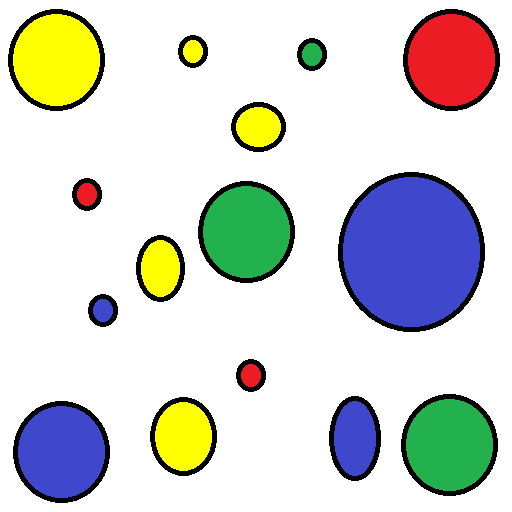
//> input picture Input.png, 512 x 512 px
$ ./ch   (built with g++ and OpenCV 4)
//> lines starting //> are read from the running program, lines starting //| are printed output that depends on the picture; after the words box and inside, x2 and y2 are one past the last pixel; in counts of white or black regions, pixels touching at a corner belong together
#include "opencv2/highgui.hpp"
#include "opencv2/imgcodecs.hpp"
#include "opencv2/imgproc.hpp"
#include <iostream>
#include <string>

using namespace std;
using namespace cv;

const int max_value_H = 180;
const int max_value = 255;

int main()
{

    string im = "Res/Input.png";
    Mat img = imread(im, IMREAD_COLOR);
//> img is the input picture: 512 rows x 512 cols, CV_8UC3; mean B, G, R 207.9, 212.5, 210.1
    resize(img, img, Size(600, 400));
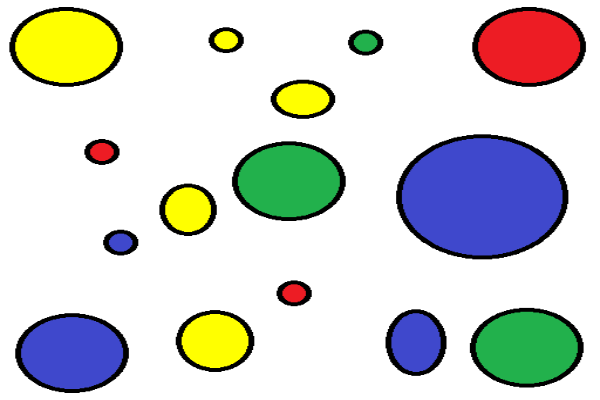
//> img: 400 rows x 600 cols, CV_8UC3; mean B, G, R 207.9, 212.5, 210.1

    if (img.empty())
    {
        cout << "failed to load image" << endl;
        return EXIT_FAILURE;
    }
    vector<int> lower_bound = { 24,255,255 };
    vector<vector<Point> > contours;
    vector<Vec4i> hierarchy;

    int low_H = lower_bound[0], low_S = lower_bound[1], low_V = lower_bound[2];
    int high_H = max_value_H, high_S = max_value, high_V = max_value;

    Mat hsvImg, imgThreshold, threshy;
    Mat gray, binaryImg, contoursImg;
    cvtColor(img, gray, COLOR_RGB2GRAY);
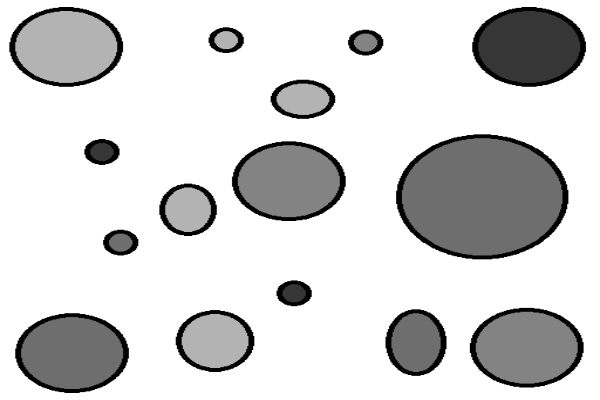
//> gray: 400 rows x 600 cols, CV_8UC1; min 0, max 255, mean 210.8

    threshold(gray, binaryImg, 0, 255, THRESH_BINARY);
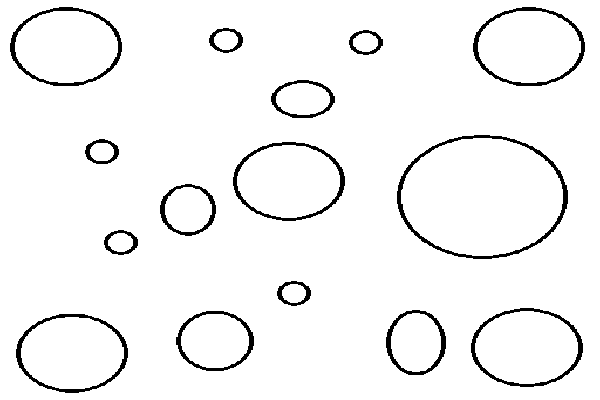
//> binaryImg: 400 rows x 600 cols, CV_8UC1; 95.6% white; 15 black regions

    findContours(binaryImg, contours, hierarchy, RETR_TREE, CHAIN_APPROX_NONE);
//> contours = 31 contours; largest, box (x1, y1, x2, y2) and area: (0, 0, 600, 400) 239001, (396, 134, 569, 260) 16824, (401, 138, 563, 256) 14822, (9, 6, 123, 87) 7059, (15, 313, 129, 394) 7052

    imshow("Original Image", img);

    for (int contour = 0; contour < contours.size(); contour++)
    {
        Scalar colour(rand() & 0xFF, rand() & 0xFF, rand() & 0xFF);
        drawContours(img, contours, contour, colour, FILLED, 8, hierarchy);
    }
//> this loop made 31 passes
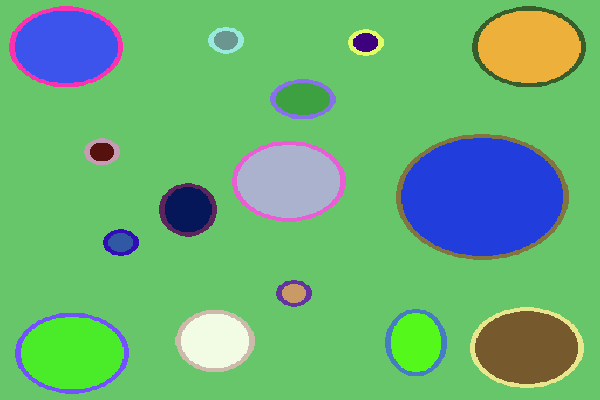
//> img: 400 rows x 600 cols, CV_8UC3; mean B, G, R 116.8, 178.1, 105.6

    imshow("Contour Image", img);
    waitKey();

    return EXIT_SUCCESS;
}
